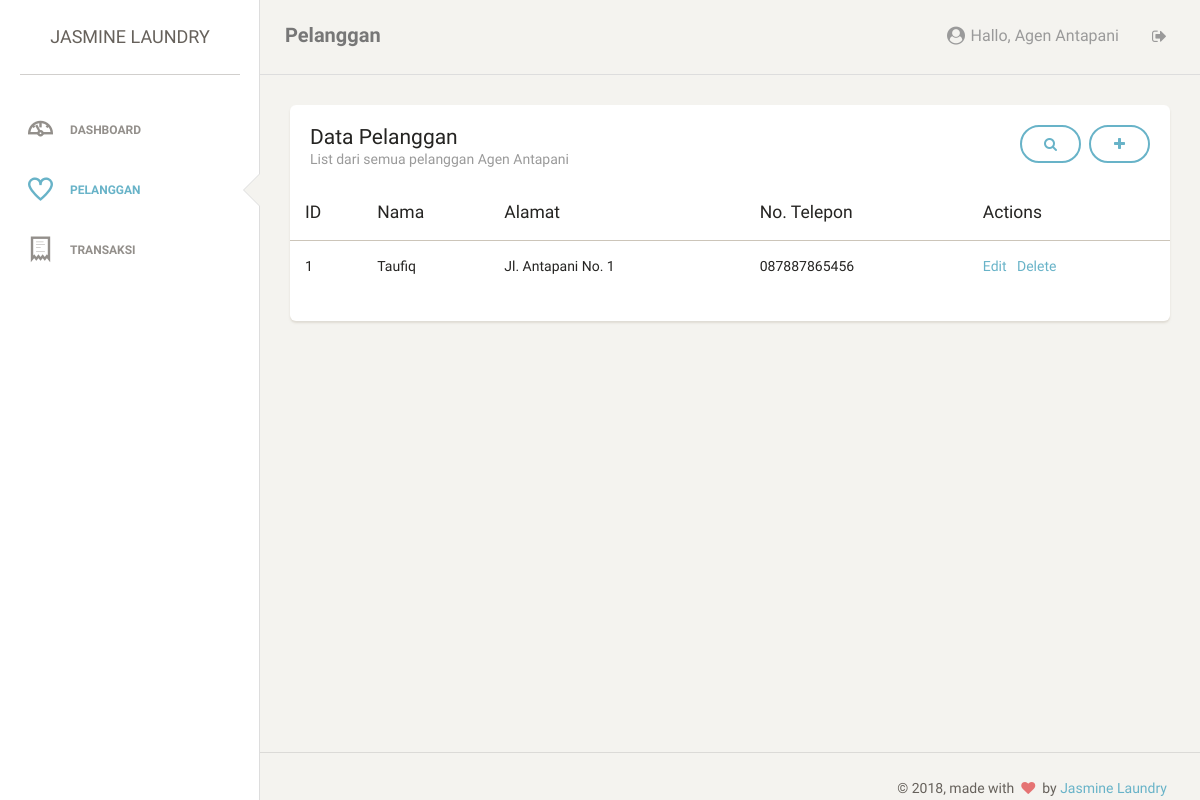
The app's page /agen/pelanggan.php (signed in), older data.
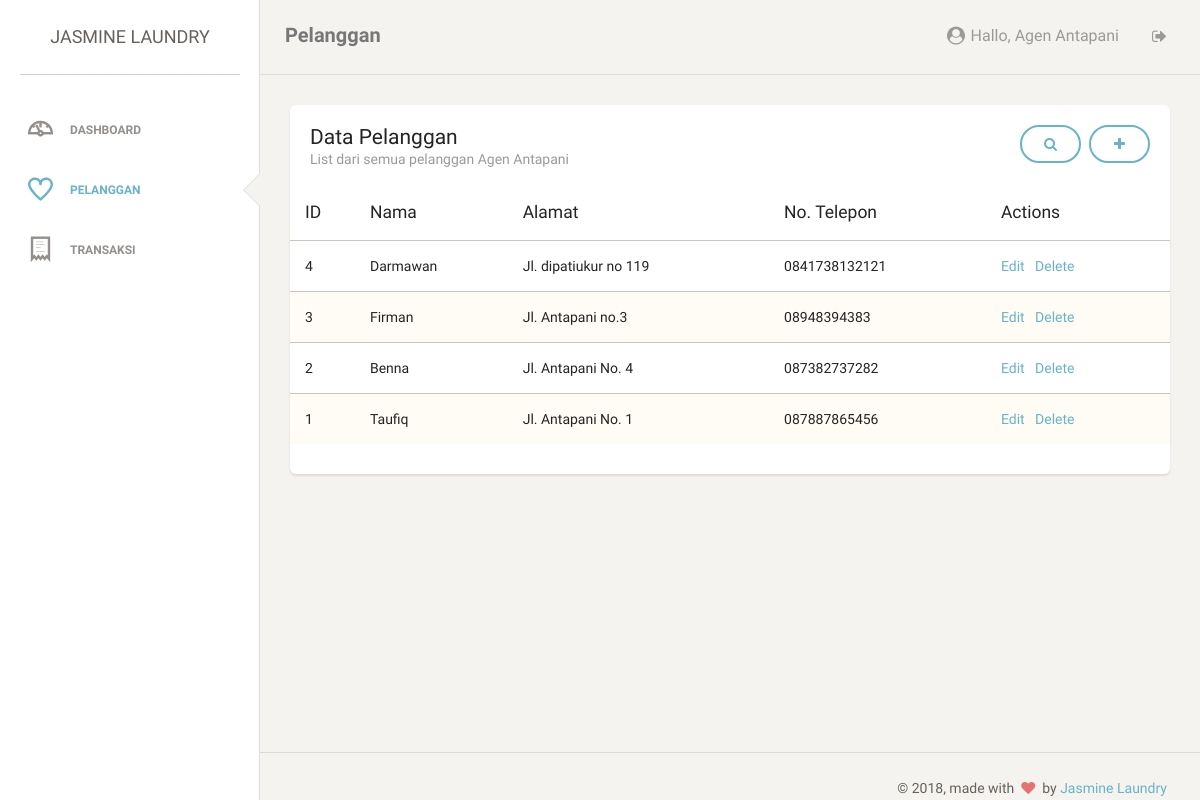
The same page, newer data.
### tables this page shows
CREATE TABLE `pelanggan` (
  `pelanggan_id` int(11) NOT NULL,
  `pelanggan_nama` varchar(31) NOT NULL,
  `pelanggan_alamat` varchar(101) NOT NULL,
  `pelanggan_notelp` varchar(13) NOT NULL,
  `pelanggan_deleted` enum('true','false') DEFAULT 'false',
  `agen_id` int(11) NOT NULL
);

### agen/pelanggan.php (the view, shortened to what this page needs)
<?php
	require "../php/connection.php";
?>
    <!doctype html>
    <html lang="en">
    <head>
        <link href="../css/bootstrap.min.css" rel="stylesheet" />
        <link href="../css/style.css" rel="stylesheet" />
        <link href="../font-awesome/css/font-awesome.min.css" rel="stylesheet">
        <link href="../css/themify-icons.css" rel="stylesheet">
    </head>
    <body>
        <div class="wrapper">
            <div class="sidebar" data-background-color="white" data-active-color="info">
                <div class="sidebar-wrapper">
                    <div class="logo">
                        <a href="#" class="simple-text">
                        Jasmine Laundry
                    </a>
                    </div>
                    <ul class="nav">
                        <li>
                            <a href="dashboard.php">
                                <i class="ti-dashboard"></i>
                                <p>Dashboard</p>
                            </a>
                        </li>
                        <li class="active">
                            <a href="pelanggan.php">
                                <i class="ti-heart"></i>
                                <p>Pelanggan</p>
                            </a>
                        </li>
                        <li>
                            <a href="transaksi.php">
                                <i class="ti-receipt"></i>
                                <p>Transaksi</p>
                            </a>
                        </li>
                    </ul>
                </div>
            </div>
            <div class="main-panel">
                <nav class="navbar navbar-default">
                    <div class="container-fluid">
                        <div class="navbar-header">
                            <a class="navbar-brand" href="#">Pelanggan</a>
                        </div>
                        <div class="collapse navbar-collapse">
                            <ul class="nav navbar-nav navbar-right">
                                <li>
                                    <a href="profil_edit.php">
                                        <p>
                                            <i class="fa fa-user-circle" style="font-size: 18px;"></i> Hallo,
                                            <?php echo $_SESSION['agen_nama'];?>
                                        </p>
                                    </a>
                                </li>
                                <li>
                                    <a href="../php/logout.php">
                                        <i class="fa fa-sign-out"></i>
                                    </a>
                                </li>
                            </ul>
                        </div>
                    </div>
                </nav>
                <div class="content">
                    <div class="container-fluid">
                        <div class="row">
                            <div class="col-md-12">
                                <div class="card">
                                    <div class="header">
                                        <a href="pelanggan_tambah.php" class="btn btn-info pull-right"><i class="fa fa-plus"></i></a>
                                        <a href="#" data-toggle="modal" data-target="#search" class="btn btn-info pull-right" style="margin-right: 8px;"><i class="fa fa-search"></i></a>
                                        <h4 class="title">Data Pelanggan</h4>
                                        <p class="category">List dari semua pelanggan <?php echo $_SESSION['agen_nama']?></p>
                                    </div>
                                    <div class="content table-responsive table-full-width">
                                        <table class="table table-striped">
                                            <thead>
                                                <th>ID</th>
                                                <th>Nama</th>
                                                <th>Alamat</th>
                                                <th>No. Telepon</th>
                                                <th>Actions</th>
                                            </thead>
                                            <tbody>
                                                <?php
                                                    if(isset($_GET['nama'])){
                                                        $strQuery = "SELECT pelanggan_id, pelanggan_nama, pelanggan_alamat, pelanggan_notelp FROM pelanggan WHERE pelanggan_deleted = 'false' AND agen_id = $_SESSION[agen_id] AND pelanggan_nama LIKE '%$_GET[nama]%' ORDER BY pelanggan_id DESC";
                                                    }else {
                                                        $strQuery = "SELECT pelanggan_id, pelanggan_nama, pelanggan_alamat, pelanggan_notelp FROM pelanggan WHERE pelanggan_deleted = 'false' AND agen_id = $_SESSION[agen_id] ORDER BY pelanggan_id DESC";
                                                    }
                                                    $query = mysqli_query($connection, $strQuery);
                                                    $i = 0;
                                                    while($result = mysqli_fetch_assoc($query)){
                                                        echo "<tr>";
                                                        echo "<td>$result[pelanggan_id]</td>";
                                                        echo "<td>$result[pelanggan_nama]</td>";
                                                        echo "<td>$result[pelanggan_alamat]</td>";
                                                        echo "<td>$result[pelanggan_notelp]</td>";
                                                        echo "<td><a href='pelanggan_edit.php?id=$result[pelanggan_id]'>Edit</a>";
                                                        echo "<a href=# data-toggle=modal data-target=#delete$i>Delete</a></td>";
                                                        echo "</tr>";
                                                ?>
                                                    <?php
                                                        $i++;
                                                    }
                                                ?>
                                            </tbody>
                                        </table>
                                    </div>
                                </div>
                            </div>
                        </div>
                    </div>
                </div>
                <footer class="footer">
                    <div class="container-fluid">
                        <div class="copyright pull-right">
                            &copy;
                            , made with <i class="fa fa-heart heart"></i> by <a href="#">Jasmine Laundry</a>
                        </div>
                    </div>
                </footer>
            </div>
        </div>
    </body>
    </html>

Row changes from the older to the newer data that the page shows:
added pelanggan: pelanggan_id "4", pelanggan_nama "Darmawan", pelanggan_alamat "Jl. dipatiukur no 119", pelanggan_notelp "0841738132121"
added pelanggan: pelanggan_id "3", pelanggan_nama "Firman", pelanggan_alamat "Jl. Antapani no.3", pelanggan_notelp "08948394383"
added pelanggan: pelanggan_id "2", pelanggan_nama "Benna", pelanggan_alamat "Jl. Antapani No. 4", pelanggan_notelp "087382737282"
